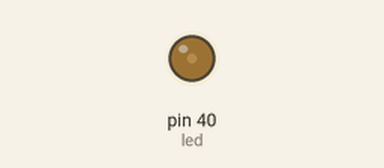
This program was run on a simulated Raspberry Pi (header pin numbers). On the bench: output pins drawn as LEDs (lit = HIGH). Random numbers come from a fixed seed.

Above: at 0.04 s.
At 39.26 s:
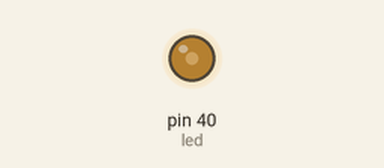
Timing chart, 0 to 40.0 s (numbered marks = the images above):
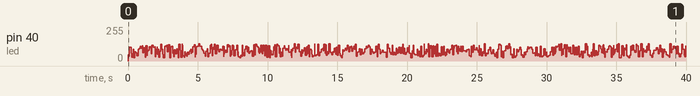

The program:

led-flicker.py
```python
#!/usr/bin/env python
import random
import time
import RPi.GPIO as GPIO

# led-flicker.py
# Simulates "flickering" of a LED with the intent of simulating
# a fireplace/bonfire, it is done by running an endless loop while
# alternating the intensity of the light at a high rate.
# For realism, the intensity is generated by selecting a random
# number between two close values on a scale from 0 to 100,
# the "pause" is also set by specifying a ver small number in
# seconds to add more realism.

# For more information on GPIO.BOARD vs GPIO.BCM (Stack Overflow):
# https://goo.gl/vdWmjs
GPIO.setmode(GPIO.BOARD)
# Suggestion: A red or yellow led would add more realism.
# Setup the magic PIN and mode.
PIN = 40
GPIO.setup(PIN, GPIO.OUT)
# PWM = Power Management, Set up this LED with 100Hz
led = GPIO.PWM(PIN, 100)
# Turn on the light: (0=No light, 100=Full intensity)
led.start(0)
# While the "run" variable is true, the led will flicker..
run = True
try:
    while run:
        # ChangeDutyCycle changes the intensity of the light, must be a number
        # between 0 and 100, in this case, we "vary" the intensity to a number
        # between 10 and 50 in order to simulate a fickering effect..
        led.ChangeDutyCycle(random.randint(10, 50))
        # Sleep for a random interval, to give the flickering a more "real"
        # look, the division by 9 just makes the number given by random()
        # a bit smaller, and it is an arbitrary number.
        time.sleep(random.random() / 9)
except KeyboardInterrupt:
    print('Exit Requested..')
    run = False
finally:
    # These are suggested to be used by the GPIO documentation.
    led.stop()
    GPIO.cleanup()
```
